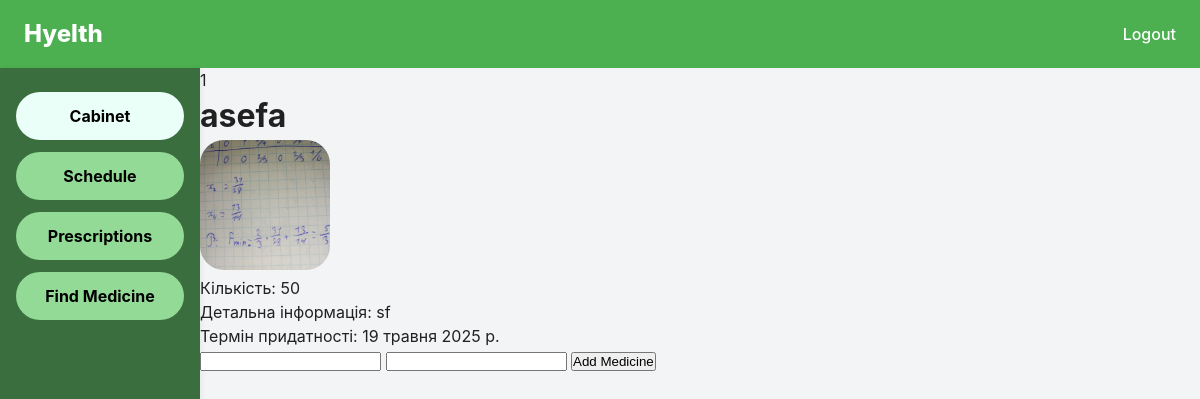
The app's page /medicine/1/ with its own data.
### main/models.py (models this page shows, shortened)
class Medicine(models.Model):
    name = models.CharField(max_length=100)
    image = models.ImageField(upload_to='medicines/')
    expiration = models.DateField()
    quantity = models.PositiveIntegerField(default=0)
    category = models.CharField(max_length=100)
    description = models.TextField()

### main/views.py (the view, shortened to what this page needs)
# urls.py: path('medicine/<int:mid>/', views.MedicineDetail, name='medicine_details'),
def MedicineDetail(request,mid):
    if request.method == "GET":
        print("hello world")
    return render(request, 'main/medicine_details.html', {
        'medicine': Medicine.objects.get(pk=mid)
    })

### main/templates/main/medicine_details.html (shortened to what this page needs)
{% extends "main/base.html" %}
{% block content%}
<main>
  {{ medicine.id }}
  <h1>{{ medicine.name }}</h1>
  <img src="{{ medicine.image.url }}" alt="{{ med.name }}" class="medicine-card__image">
  <p>Кількість: {{ medicine.quantity }}</p>
  <p>Детальна інформація: {{ medicine.description }}</p>
  <p>Термін придатності: {{ medicine.expiration }}</p>
  <form method="POST">
    <input type="text" name="date">
    <input type="number" name="quantity">
    <button type="submit">Add Medicine</button>
  </form>
</main>
  {% endblock %}

### main/static/main/css/cabinet.css (style rules this page uses)
* { box-sizing: border-box; margin: 0; padding: 0; }
body { font-family: 'Inter', sans-serif; background-color: #f2f4f5; color: #212121; line-height: 1.5; }
.medicine-card__image { width: 148px; height: 148px; object-fit: cover; border-radius: 24px; margin: 0 auto; }
@media (max-width: 1200px) { .medicine-card__image { width: 130px; height: 130px; } }

### records on screen
Medicine: id "1", name "asefa", image (picture), quantity "50", description "sf", expiration "19 травня 2025 р."
